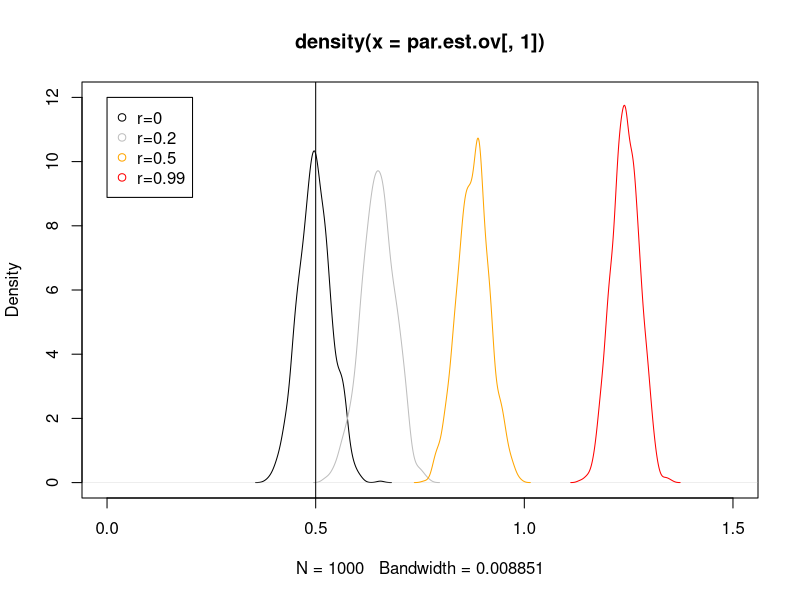

Reproduce this figure in R.
# **Adopted from**: 
# Monte Carlo Simulation and Resampling
# Methods for Social Science
# Authors: Thomas M. Carsey and
# Jeffrey J. Harden

# Install and load packages
# Adopted from: https://stackoverflow.com/questions/4090169/elegant-way-to-check-for-missing-packages-and-install-them
if(!require(mvtnorm)){
  install.packages("mvtnorm")
  library(mvtnorm)}

# Two examples from the book
# (a.) Omitted variable bias 
# (b.) Regression with random variables 

# **Some terminology**

# Monte Carlo simulation and the data-generating process (DGP)
# "the typical Monte Carlo simulation involves 
# drawing multiple random samples of data from 
# an assumed DGP that describes the unobserved 
# process in the larger population of how a 
# phenomenon of interest is produced" (p. 20). 

# And in the 'real world':
# "Of course, we rarely know what the true DGP 
# is in the real world—we just see the sample 
# data it produces. Most of our research is about
# trying to uncover the underlying DGP" (p. 21).

# (a.) Omitted Variable (Chapter 5.3.4) ------

# Adopted from p. 153
set.seed(37943) # Set the seed for reproducible results

reps <- 1000 # Set the number of repetitions at the top of the script

b0 <- .2 # True value for the intercept
b1 <- .5 # True value for the slopes
b2 <- .75
n <- 1000 # Sample size

# Level of IV correlation
cor.level <- c(0, .1, .2, .3, .4, .5, .6, .7, .8, .9, .99) 

# Empty matrix to store the estimates 
par.est.ov <- matrix(NA, nrow = reps, ncol = length(cor.level)) 

for(j in 1:length(cor.level)){ # Start the j loop
  for(i in 1:reps){ # Start the loop
    #i <- 1 # she just replaced the variables with 1 to see the correlation that you would get with the loop
    #j <- 1
    X.corr <- matrix(c(1, cor.level[j], cor.level[j], 1), nrow = 2, ncol = 2)
    X <- rmvnorm(n, mean = c(0, 0), sigma = X.corr) # Create two correlated 
    X1 <- X[ , 1]  # saving variables i X1 and X2 *im                                 # independent variables
    X2 <- X[ , 2]
    Y <- b0 + b1*X1 + b2*X2 + rnorm(n, 0, 1) # The true DGP, with N(0, 1) error
    model <- lm(Y ~ X1) # Estimate OLS model
    par.est.ov[i, j] <- model$coef[2] # Put the estimate for the coefficient on
                                      # X1 in column j
  } # End the i loop
} # End the j loop

# Print estimates
par.est.ov

# Get mean of estimates
# True b1 is 0.5
mean(par.est.ov[ , 1]) # r=0
mean(par.est.ov[ , 2]) # r=0.1
mean(par.est.ov[ , 3]) # r=0.2
mean(par.est.ov[ , 4]) # r=0.3
mean(par.est.ov[ , 5]) # r=0.4
mean(par.est.ov[ , 6]) # r=0.5
mean(par.est.ov[ , 7]) # r=0.6
mean(par.est.ov[ , 8]) # r=0.7
mean(par.est.ov[ , 9]) # r=0.8
mean(par.est.ov[ , 10]) # r=0.9
mean(par.est.ov[ , 11]) # r=0.99

# Plot 
plot(density(par.est.ov[ , 1]), xlim=c(0,1.5), ylim=c(0,12))
lines(density(par.est.ov[ , 3]), col="gray")
lines(density(par.est.ov[ , 6]), col="orange")
lines(density(par.est.ov[ , 11]), col="red")
abline(v=b1, col="black")
legend(0, 12, # Add legend
       legend=c("r=0","r=0.2","r=0.5","r=0.99"),
       col=c("black","gray","orange","red"),
       pch=1) 

# Cross-validation (Chapter 9.3) ---------

# Cross-validation (CV):
# "the general goal is to assess the fit of a 
# statistical model based on how well it performs 
# in making predictions of “new” observations" (p.344).

# "Because researchers rarely have multiple data 
# sets to employ, CV involves partitioning the 
# one data set a researcher has such that the 
# model is fit on one portion of the sample 
# (often called the “training” or “estimation” data) 
# and evaluated on another portion “testing” or 
# “evaluation” data)" (p. 244-245).

# Overfitting: 
# "As a result, CV helps guard against overfitting 
# the model to the particular sample of data at hand" (p. 345). 

# "any sample of data is made up of “signal” (systematic),
# which reflects the true relationship between
# variables in the DGP that is present in all samples, 
# and its own unique oddities, which we often label 
# “noise” (stochastic)" (p. 345). 

# "However, this noise can also “masquerade” as signal (p. 345). 

# Adopted from p. 345
set.seed(843749) # Set the seed for reproducible results

# Create correlation matrix, (r=0)
rand.vcv <- matrix(0, nrow = 20, ncol = 20) 
diag(rand.vcv) <- 1 

# Create 20 uncorrelated variables 
rand.data <- as.data.frame(rmvnorm(1000, mean = rep(0, times = 20),
 sigma = rand.vcv))

# Rename columns
colnames(rand.data) <- c("y", "x1", "x2", "x3", "x4", "x5", "x6", "x7", 
 "x8", "x9", "x10", "x11", "x12", "x13", "x14", "x15", "x16", "x17",
 "x18", "x19")

# Estimate model
rand.model <- lm(y~ x1 + x2 + x3 + x4 + x5 + x6 + x7 + x8 + x9 + x10 +
 x11 + x12 + x13 + x14 + x15 + x16 + x17 + x18 + x19, data = rand.data)
summary(rand.model)

# "Of the 20 estimated parameters (intercept and 19 slope coefficients), 
# exactly one of them, x3, is statistically significant 
# at the 0.05 level. This is despite the fact that 
# we know in the true DGP there is no covariance between 
# y and x3. However, this is not a surprising result. 
# By the very definition of a p value, we know that 
# under the null hypothesis such an estimate should 
# appear about 5% of the time" (p. 346). 

# What we see in this example is a case in which 
# the stochastic component of the model (noise) 
# happened by chance to produce a statistically 
# significant estimate. There is nothing systematic 
# that connects y and x3. Rather, the result is 
# just an odd quirk of this particular sample of data" (p. 347).

# "Thus, it is easy to be tricked into thinking 
# that a significant estimate automatically implies
# that something systematic is going on. CV is one 
# way of guarding against that problem" (p. 347).

# How to implement CV? --> Next term 

